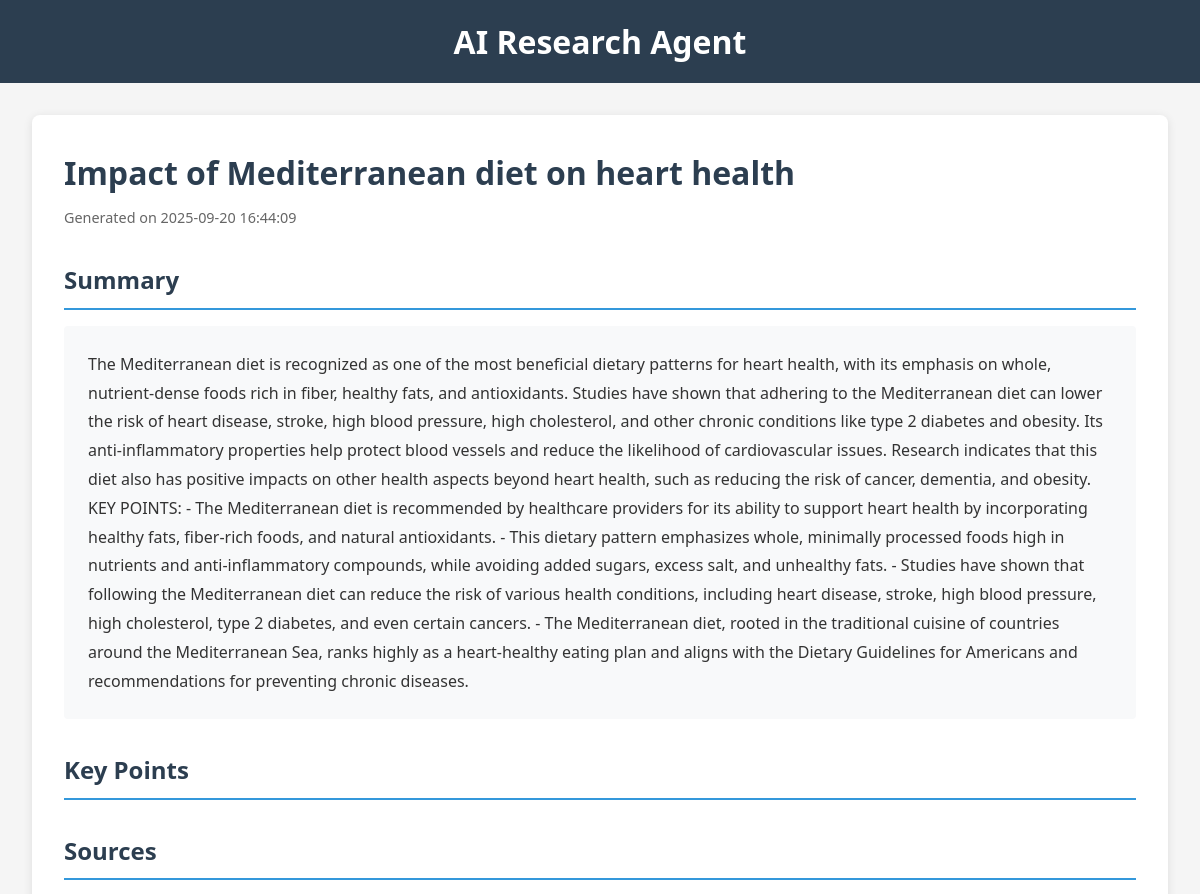
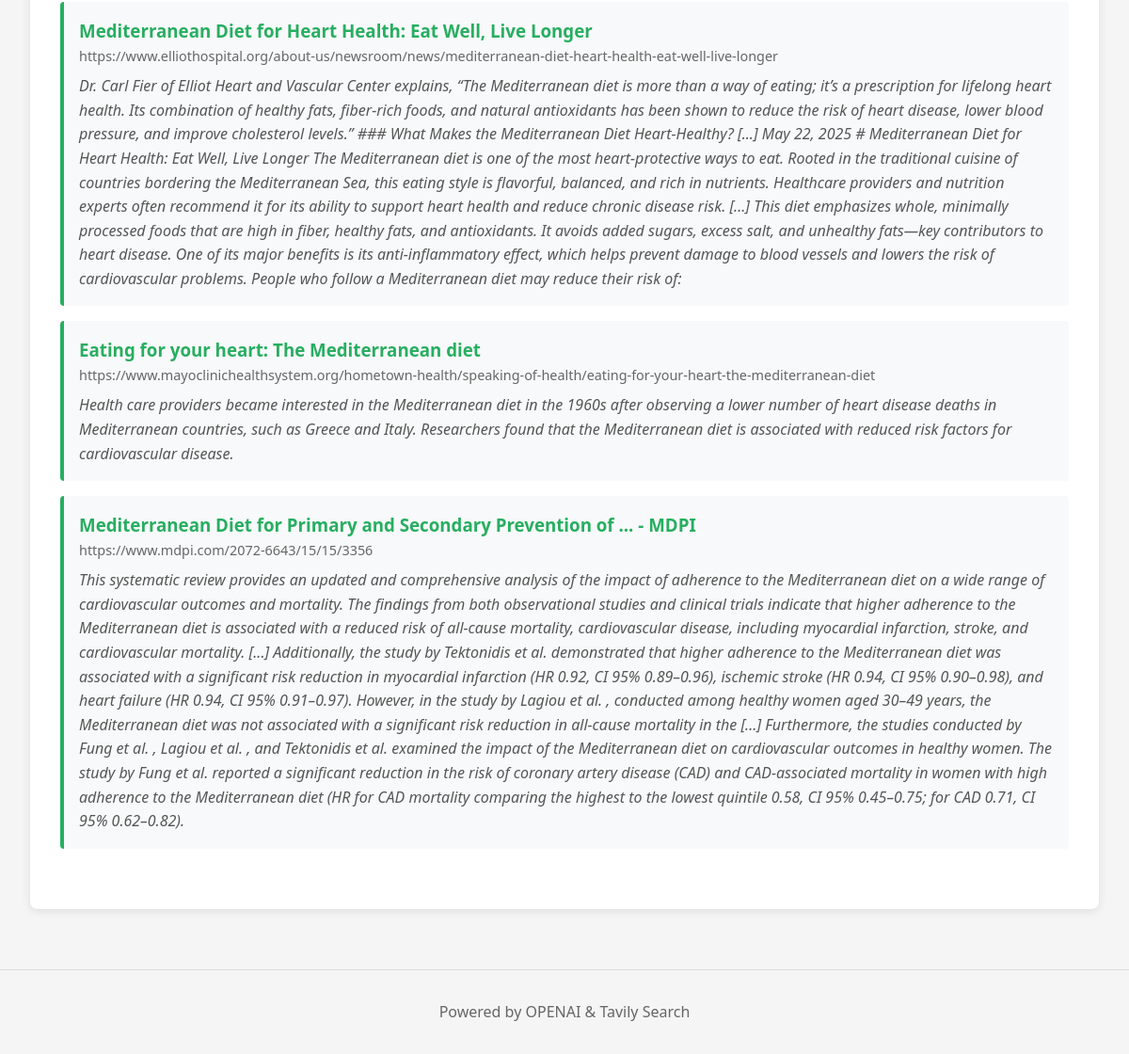
The page /report/2 on the database its author committed (2 pictures, top to bottom).
### tables this page shows
CREATE TABLE reports (
                id INTEGER PRIMARY KEY AUTOINCREMENT,
                query TEXT NOT NULL,
                sources TEXT NOT NULL,
                summary TEXT NOT NULL,
                key_points TEXT NOT NULL,
                created_at TIMESTAMP DEFAULT CURRENT_TIMESTAMP
            );

### app.py (the view)
@app.route('/report/<int:report_id>')
def view_report(report_id):
    report = db.get_report(report_id)
    if not report:
        return "Report not found", 404
    return render_template('report.html', report=report)

### database.py (called while the page is built)
    def get_report(self, report_id: int) -> Optional[Dict]:
        conn = sqlite3.connect(self.db_path)
        cursor = conn.cursor()
        cursor.execute("SELECT * FROM reports WHERE id = ?", (report_id,))
        row = cursor.fetchone()
        conn.close()
        if row:
            return {
                'id': row[0],
                'query': row[1],
                'sources': json.loads(row[2]),
                'summary': row[3],
                'key_points': json.loads(row[4]),
                'created_at': row[5]
            }
        return None

### templates/report.html (shortened to what this page needs)
{% extends "base.html" %}
{% block content %}
<div class="container">
    <div class="report">
        <h1>{{ report.query }}</h1>
        <p class="date">Generated on {{ report.created_at }}</p>
        <section class="summary">
            <h2>Summary</h2>
            <div class="summary-content">
                {{ report.summary|safe }}
            </div>
        </section>
        <section class="key-points">
            <h2>Key Points</h2>
        </section>
        <section class="sources">
            <h2>Sources</h2>
            {% for source in report.sources %}
            <div class="source">
                <h3><a href="{{ source.url }}" target="_blank">{{ source.title }}</a></h3>
                <p class="url">{{ source.url }}</p>
                <p class="snippet">{{ source.snippet }}</p>
            </div>
            {% endfor %}
        </section>
    </div>
</div>
{% endblock %}

### static/style.css (style rules this page uses)
* { margin: 0; padding: 0; box-sizing: border-box; }
body { font-family: 'Segoe UI', Tahoma, Geneva, Verdana, sans-serif; line-height: 1.6; color: #333; background-color: #f5f5f5; }
.container { max-width: 1200px; margin: 0 auto; padding: 2rem; }
.date { color: #666; font-size: 0.9rem; margin: 0.5rem 0; }
.report { background: white; padding: 2rem; border-radius: 8px; box-shadow: 0 2px 10px rgba(0,0,0,0.1); }
.report h1 { color: #2c3e50; margin-bottom: 0.5rem; }
.summary, .key-points, .sources { margin: 2rem 0; }
.summary h2, .key-points h2, .sources h2 { color: #2c3e50; margin-bottom: 1rem; border-bottom: 2px solid #3498db; padding-bottom: 0.5rem; }
.summary-content { background: #f8f9fa; padding: 1.5rem; border-radius: 4px; line-height: 1.8; }
.source { background: #f8f9fa; padding: 1rem; margin: 1rem 0; border-radius: 4px; border-left: 4px solid #27ae60; }
.source h3 a { color: #27ae60; text-decoration: none; }
.source .url { font-size: 0.9rem; color: #666; word-break: break-all; }
.source .snippet { margin-top: 0.5rem; color: #555; font-style: italic; }

### rows shown on the page
reports: query "Impact of Mediterranean diet on heart health", created_at "2025-09-20 16:44:09", summary "The Mediterranean diet is recognized as one of the most beneficial dietary patterns for heart health, with its emphasis on whole, nutrient-dense foods rich in fiber, healthy fats, and antioxidants. Studies have shown that adhering to the Mediterranean diet can lower the risk of heart disease, stroke, high blood pressure, high cholesterol, and other chronic conditions like type 2 diabetes and obesity. Its anti-inflammatory properties help protect blood vessels and reduce the likelihood of cardiovascular issues. Research indicates that this diet also has positive impacts on other health aspects beyond heart health, such as reducing the risk of cancer, dementia, and obesity. KEY POINTS: - The…"

### other values the page prints
{{ source.title }} "Mediterranean Diet for Heart Health: Eat Well, Live Longer" "Eating for your heart: The Mediterranean diet" "Mediterranean Diet for Primary and Secondary Prevention of ... - MDPI"
{{ source.url }} "https://www.elliothospital.org/about-us/newsroom/news/mediterranean-diet-heart-health-eat-well-live-longer" "https://www.mayoclinichealthsystem.org/hometown-health/speaking-of-health/eating-for-your-heart-the-mediterranean-diet" "https://www.mdpi.com/2072-6643/15/15/3356"
